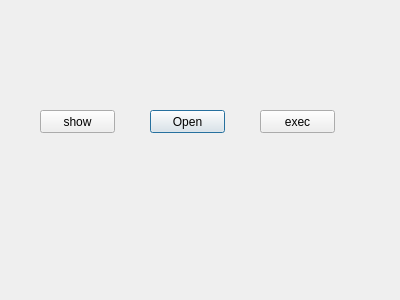
<?xml version="1.0" encoding="UTF-8"?>
<ui version="4.0">
 <class>Dialog</class>
 <widget class="QDialog" name="Dialog">
  <property name="geometry">
   <rect>
    <x>0</x>
    <y>0</y>
    <width>400</width>
    <height>300</height>
   </rect>
  </property>
  <property name="minimumSize">
   <size>
    <width>0</width>
    <height>0</height>
   </size>
  </property>
  <property name="windowTitle">
   <string>Dialog</string>
  </property>
  <widget class="QPushButton" name="pushButton">
   <property name="geometry">
    <rect>
     <x>150</x>
     <y>110</y>
     <width>75</width>
     <height>23</height>
    </rect>
   </property>
   <property name="text">
    <string>Open</string>
   </property>
  </widget>
  <widget class="QPushButton" name="pushButton_2">
   <property name="geometry">
    <rect>
     <x>40</x>
     <y>110</y>
     <width>75</width>
     <height>23</height>
    </rect>
   </property>
   <property name="text">
    <string>show</string>
   </property>
  </widget>
  <widget class="QPushButton" name="pushButton_3">
   <property name="geometry">
    <rect>
     <x>260</x>
     <y>110</y>
     <width>75</width>
     <height>23</height>
    </rect>
   </property>
   <property name="text">
    <string>exec</string>
   </property>
  </widget>
 </widget>
 <layoutdefault spacing="6" margin="11"/>
 <resources/>
 <connections/>
</ui>
